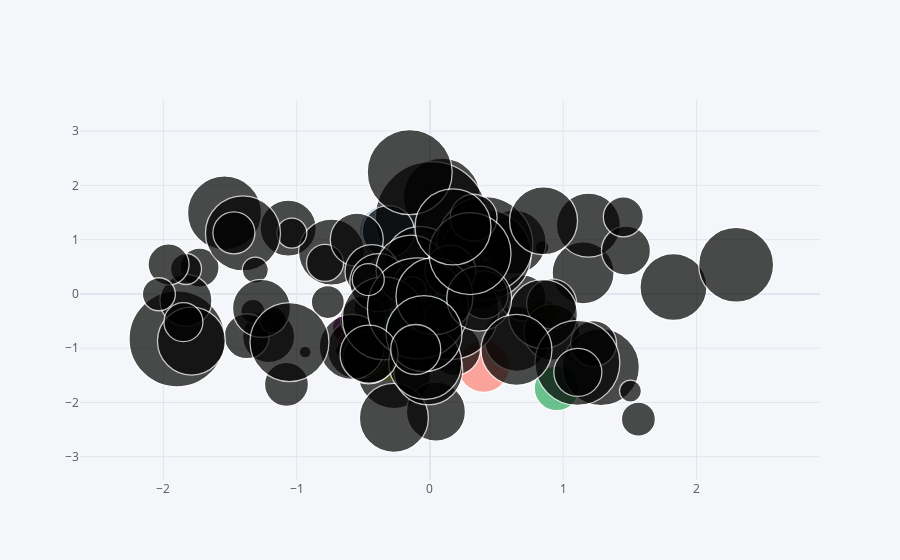

Source (notebook cell):
### Code cell
df1.iplot(kind = 'bubble', x = 'A', y = 'B', size = 'C')
